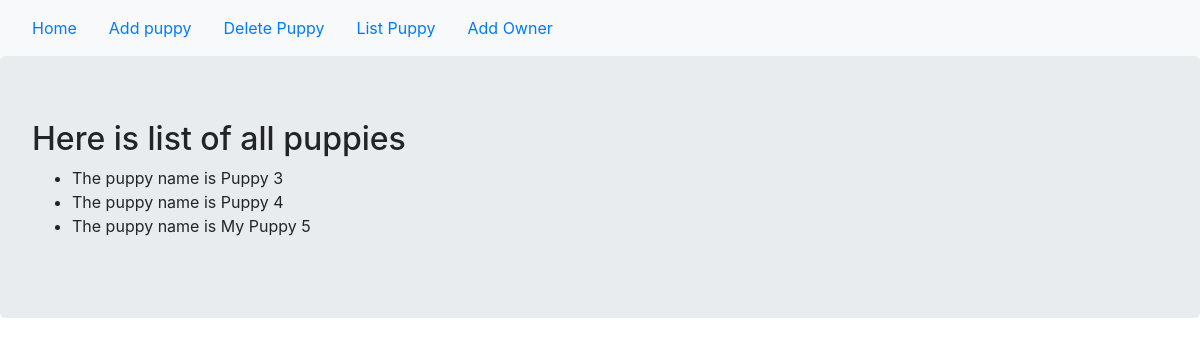
/list, run on an earlier commit of the app's database.
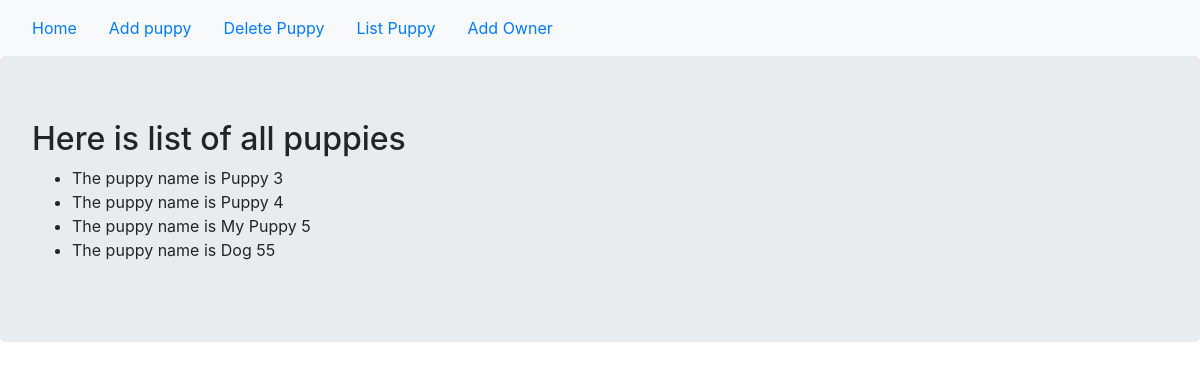
And on a later commit of the database.
### adoption_site.py (models this page shows, shortened)
class Puppy(db.Model):
    __tablename__ = 'puppies'
    id = db.Column(db.Integer, primary_key = True)
    name = db.Column(db.Text)
    owner = db.relationship('Owner',backref='owner', uselist=False)
    def __repr__(self):
        return f"The puppy name is {self.name}"

### adoption_site.py (the view)
@app.route('/list')
def list_pupp():
    puppies = Puppy.query.all()
    print(puppies)
    return render_template('list.html', puppies=puppies)

### templates/list.html (shortened to what this page needs)
<!DOCTYPE html>
{% extends "base.html" %}
    {% block content %}
    <div class="jumbotron">
        <h2> Here is list of all puppies </h2>
        <ul>
            {% for pupp in puppies %}
            <li>{{pupp}}</li>
            {% endfor %}
        </ul>
    </div>
    {% endblock %}

### templates/base.html (shortened to what this page needs)
<!DOCTYPE html>
<html lang="en">
<head>
    <link rel="stylesheet" href="https://maxcdn.bootstrapcdn.com/bootstrap/4.0.0/css/bootstrap.min.css">
</head>
<body>
    <nav class="navbar navbar-expand-lg navbar-light bg-light">
        <a class="nav-item nav-link" href="{{ url_for('index') }}">Home</a>
        <a class="nav-item nav-link" href="{{ url_for('add_pup') }}">Add puppy</a>
        <a class="nav-item nav-link" href="{{ url_for('del_puppy') }}">Delete Puppy</a>
        <a class="nav-item nav-link" href="{{ url_for('list_pupp') }}">List Puppy</a>
        <a class="nav-item nav-link" href="{{ url_for('add_owner') }}">Add Owner</a>
    </nav>
    {% block content %}
    {% endblock %}
</body>
</html>

What changed in the data, as far as the page shows it:
added Puppy: name "The puppy name is Dog 55"
